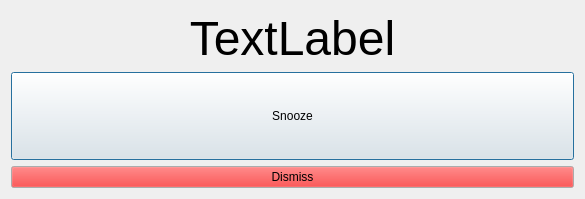
<?xml version="1.0" encoding="UTF-8"?>
<ui version="4.0">
 <class>snooze</class>
 <widget class="QDialog" name="snooze">
  <property name="geometry">
   <rect>
    <x>0</x>
    <y>0</y>
    <width>585</width>
    <height>199</height>
   </rect>
  </property>
  <property name="windowTitle">
   <string>Snooze</string>
  </property>
  <property name="windowIcon">
   <iconset resource="Icons.qrc">
    <normaloff>:/new/icons/clock.png</normaloff>:/new/icons/clock.png</iconset>
  </property>
  <layout class="QVBoxLayout" name="verticalLayout">
   <item>
    <widget class="QLabel" name="time">
     <property name="font">
      <font>
       <pointsize>36</pointsize>
      </font>
     </property>
     <property name="text">
      <string>TextLabel</string>
     </property>
     <property name="alignment">
      <set>Qt::AlignCenter</set>
     </property>
    </widget>
   </item>
   <item>
    <widget class="QPushButton" name="snzBtn">
     <property name="sizePolicy">
      <sizepolicy hsizetype="Minimum" vsizetype="Expanding">
       <horstretch>0</horstretch>
       <verstretch>0</verstretch>
      </sizepolicy>
     </property>
     <property name="text">
      <string>Snooze</string>
     </property>
    </widget>
   </item>
   <item>
    <widget class="QPushButton" name="DismissBtn">
     <property name="palette">
      <palette>
       <active>
        <colorrole role="Button">
         <brush brushstyle="SolidPattern">
          <color alpha="255">
           <red>255</red>
           <green>0</green>
           <blue>0</blue>
          </color>
         </brush>
        </colorrole>
       </active>
       <inactive>
        <colorrole role="Button">
         <brush brushstyle="SolidPattern">
          <color alpha="255">
           <red>255</red>
           <green>0</green>
           <blue>0</blue>
          </color>
         </brush>
        </colorrole>
       </inactive>
       <disabled>
        <colorrole role="Button">
         <brush brushstyle="SolidPattern">
          <color alpha="255">
           <red>255</red>
           <green>0</green>
           <blue>0</blue>
          </color>
         </brush>
        </colorrole>
       </disabled>
      </palette>
     </property>
     <property name="text">
      <string>Dismiss</string>
     </property>
    </widget>
   </item>
  </layout>
 </widget>
 <resources>
  <include location="Icons.qrc"/>
 </resources>
 <connections/>
</ui>
